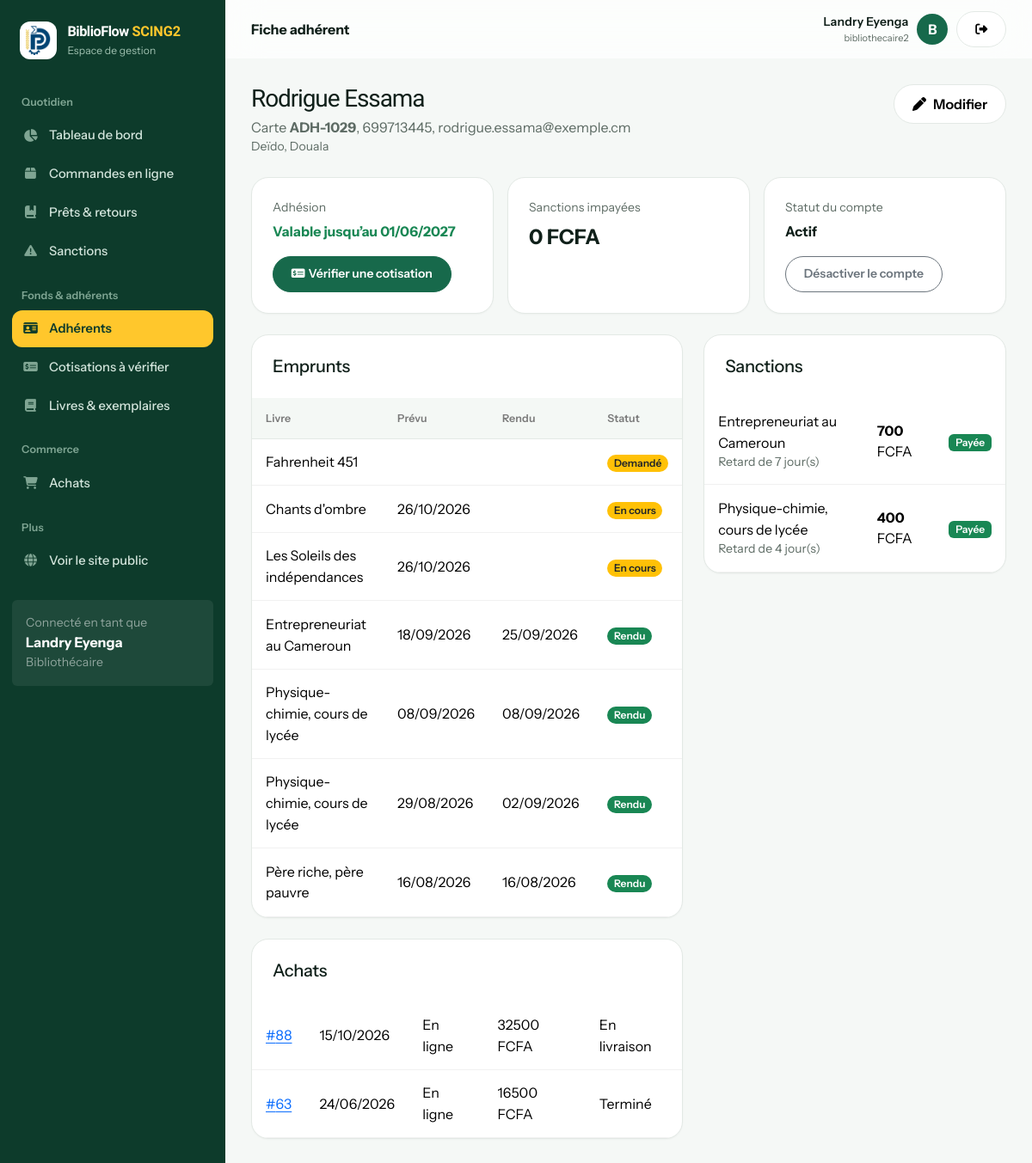
Page /gestion/adherents/33/ (signed in) on the committed database.
### bibliotheque/models.py (models this page shows, shortened)
class Utilisateur(AbstractUser):
    ROLES = [("adherent", "Adhérent"), ("bibliothecaire", "Bibliothécaire"), ("administrateur", "Administrateur")]
    STATUTS = [("en_attente", "En attente de validation"), ("actif", "Actif"), ("suspendu", "Suspendu")]
    first_name = None  # remplacés par nom / prénom
    last_name = None
    nom = models.CharField(max_length=80)
    prenom = models.CharField(max_length=80)
    telephone = models.CharField(max_length=20, blank=True)
    adresse = models.CharField(max_length=200, blank=True)
    role = models.CharField(max_length=20, choices=ROLES, default="adherent")
    statut = models.CharField(max_length=12, choices=STATUTS, default="actif")
    numero_carte = models.CharField(max_length=20, unique=True, null=True, blank=True)
    date_debut_adhesion = models.DateField(null=True, blank=True)
    date_expiration = models.DateField(null=True, blank=True)  # fin de validité de l'adhésion
    suspendu_jusqu = models.DateField(null=True, blank=True)   # emprunts suspendus après un retard
    REQUIRED_FIELDS = ["nom", "prenom", "email"]
    def get_full_name(self):
        return f"{self.prenom} {self.nom}".strip()
    def __str__(self):
        return self.get_full_name() or self.username
    @property
    def est_personnel(self):
        return self.is_superuser or self.role in ("bibliothecaire", "administrateur")

class Emprunt(models.Model):
    STATUTS = [("demande", "Demandé"), ("prete", "Prêt à retirer"), ("en_cours", "En cours"), ("retard", "En retard"),
               ("rendu", "Rendu"), ("perdu", "Perdu"), ("annule", "Annulé")]
    ACTIFS = ("demande", "prete", "en_cours", "retard")   # compte dans la limite d'emprunts
    OUVERTS = ("en_cours", "retard")                      # livre actuellement chez l'adhérent
    PAIEMENTS = [("impayee", "Impayée"), ("payee", "Payée"), ("annulee", "Annulée")]
    adherent = models.ForeignKey(Utilisateur, on_delete=models.PROTECT, related_name="emprunts")
    personnel = models.ForeignKey(Utilisateur, on_delete=models.SET_NULL, null=True, blank=True,
                                  related_name="emprunts_acceptes")
    exemplaire = models.ForeignKey(Exemplaire, on_delete=models.PROTECT, related_name="emprunts")
    date_demande = models.DateTimeField(auto_now_add=True)
    date_emprunt = models.DateField(default=timezone.localdate)
    date_retour_prevue = models.DateField(null=True, blank=True)
    date_limite_retrait = models.DateField(null=True, blank=True)
    date_retour_effective = models.DateField(null=True, blank=True)
    statut = models.CharField(max_length=10, choices=STATUTS, default="en_cours")
    adresse_livraison = models.CharField(max_length=250, blank=True)  # vide = retrait à la bibliothèque
    nb_prolongations = models.PositiveSmallIntegerField(default=0)
    motif_sanction = models.CharField(max_length=200, blank=True)
    montant_sanction = models.DecimalField(max_digits=10, decimal_places=2, default=0)
    statut_paiement = models.CharField(max_length=10, choices=PAIEMENTS, blank=True)
    date_sanction = models.DateTimeField(null=True, blank=True)
    class Meta:
        ordering = ["-date_emprunt", "-id"]
    @property
    def jours_retard(self):
        if not self.date_retour_prevue:
            return 0
        ref = self.date_retour_effective or timezone.localdate()
        return max(0, (ref - self.date_retour_prevue).days)
    @property
    def en_retard(self):
        return (self.statut in self.OUVERTS and self.date_retour_prevue is not None
                and self.date_retour_prevue < timezone.localdate())

class Exemplaire(models.Model):
    ETATS = [("bon", "Bon état"), ("abime", "Abîmé")]
    STATUTS = [("disponible", "En rayon"), ("emprunte", "Emprunté"), ("reserve", "Mis de côté"),
               ("perdu", "Perdu"), ("retire", "Retiré du fonds")]
    livre = models.ForeignKey(Livre, on_delete=models.CASCADE, related_name="exemplaires")
    code_barres = models.CharField(max_length=40, unique=True)
    etat_physique = models.CharField(max_length=10, choices=ETATS, default="bon")
    statut = models.CharField(max_length=12, choices=STATUTS, default="disponible")
    etagere = models.CharField(max_length=40, blank=True)
    code_rayon = models.CharField(max_length=20, blank=True)

class Livre(models.Model):
    titre = models.CharField(max_length=200)
    auteur = models.CharField(max_length=120)
    isbn = models.CharField(max_length=20, unique=True, null=True, blank=True)
    description = models.TextField(blank=True)
    image = models.CharField(max_length=255, blank=True)  # chemin relatif dans static/media
    categorie = models.CharField(max_length=80, blank=True)
    annee_publication = models.PositiveSmallIntegerField(null=True, blank=True)
    langue = models.CharField(max_length=30, default="Français")
    prix = models.DecimalField(max_digits=10, decimal_places=2, default=0)  # prix de vente
    stock_vente = models.PositiveIntegerField(default=0)                    # exemplaires à vendre
    actif = models.BooleanField(default=True)
    class Meta:
        ordering = ["titre"]
    def __str__(self):
        return self.titre

class Achat(models.Model):
    STATUTS = [("en_attente", "En attente de préparation"), ("prete", "Prête"), ("en_livraison", "En livraison"),
               ("terminee", "Terminé"), ("annulee", "Annulé")]
    ACTIFS = ("en_attente", "prete", "en_livraison")
    CANAUX = [("comptoir", "Au comptoir"), ("en_ligne", "En ligne")]
    MODES_PAIEMENT = [("especes", "Espèces"), ("mobile", "Mobile money"), ("carte", "Carte")]
    adherent = models.ForeignKey(Utilisateur, on_delete=models.PROTECT, null=True, blank=True, related_name="achats")
    reference = models.CharField(max_length=24, unique=True, null=True, blank=True)
    date_achat = models.DateTimeField(auto_now_add=True)
    canal = models.CharField(max_length=10, choices=CANAUX, default="comptoir")
    mode_reception = models.CharField(max_length=12, choices=[("retrait", "Retrait"), ("livraison", "Livraison")], default="retrait")
    mode_paiement = models.CharField(max_length=10, choices=MODES_PAIEMENT, blank=True)
    statut_paiement = models.CharField(max_length=12, choices=[("en_attente", "À payer"), ("paye", "Payé"), ("annule", "Annulé")], default="en_attente")
    reference_paiement = models.CharField(max_length=80, blank=True)
    date_paiement = models.DateTimeField(null=True, blank=True)
    adresse_livraison = models.CharField(max_length=250, blank=True)  # vide = retrait à la bibliothèque
    date_limite_retrait = models.DateField(null=True, blank=True)
    client_prenom = models.CharField(max_length=80, blank=True)
    client_nom = models.CharField(max_length=80, blank=True)
    client_email = models.EmailField(blank=True)
    client_telephone = models.CharField(max_length=20, blank=True)
    statut = models.CharField(max_length=14, choices=STATUTS, default="en_attente")
    class Meta:
        ordering = ["-date_achat"]
    @property
    def livraison(self):
        """Source de vérité : mode_reception (l'adresse n'est que le détail de la livraison)."""
        return self.mode_reception == "livraison"
    @property
    def paye(self):
        return self.statut_paiement == "paye"
    @property
    def total(self):
        return self.lignes.aggregate(t=Sum(F("quantite") * F("prix_applique")))["t"] or 0

### bibliotheque/views.py (the view, shortened to what this page needs)
# urls.py: path("gestion/adherents/<int:pk>/", views.adherent_detail, name="adherent_detail"),
@role_requis(*STAFF)
def adherent_detail(request, pk):
    a = get_object_or_404(Utilisateur, pk=pk, numero_carte__isnull=False)
    today, p = timezone.localdate(), services.params()
    emprunts_ = list(a.emprunts.exclude(statut="annule").select_related("exemplaire__livre")[:30])
    for e in emprunts_:
        e.amende = services.montant_amende(e.jours_retard) if (e.statut in Emprunt.OUVERTS and e.jours_retard) else 0
    return render(request, "bibliotheque/adherent_detail.html", {
        "a": a, "emprunts": emprunts_, "sanctions": a.emprunts.exclude(statut_paiement="").select_related("exemplaire__livre"),
        "achats": a.achats.all()[:10], "dette": services.montant_impaye(a), "today": today})

### bibliotheque/templates/bibliotheque/adherent_detail.html (shortened to what this page needs)
{% extends "bibliotheque/base.html" %}{% block titre %}{{ a }} – BiblioFlow SCING2{% endblock %}{% block entete %}Fiche adhérent{% endblock %}{% block contenu %}
<div class="d-flex flex-wrap justify-content-between align-items-start gap-3 mb-4"><div><h1 class="h3 mb-1">{{ a }}</h1><div class="muted">Carte <strong>{{ a.numero_carte }}</strong>, {{ a.telephone|default:"pas de téléphone" }}{% if a.email %}, {{ a.email }}{% endif %}</div><div class="muted small">{{ a.adresse }}</div></div><a class="btn btn-light" href="{% url 'adherent_modifier' a.pk %}"><i class="fa-solid fa-pen me-2"></i>Modifier</a></div>
<div class="row g-3 mb-4">
<div class="col-md-4"><div class="cardx p-4 h-100"><div class="muted small mb-1">Adhésion</div>{% if a.statut == 'en_attente' %}<div class="fw-bold text-warning-emphasis">En attente de validation</div>{% elif a.date_expiration and a.date_expiration < today %}<div class="fw-bold text-danger">Expirée le {{ a.date_expiration|date:"d/m/Y" }}</div>{% elif a.date_expiration %}<div class="fw-bold text-success">Valable jusqu’au {{ a.date_expiration|date:"d/m/Y" }}</div>{% else %}<div class="fw-bold text-warning-emphasis">Aucune cotisation active</div>{% endif %}
<a href="{% url 'cotisations' %}" class="btn btn-sm btn-primary mt-3"><i class="fa-solid fa-money-check-dollar me-1"></i>Vérifier une cotisation</a></div></div>
<div class="col-md-4"><div class="cardx p-4 h-100"><div class="muted small mb-1">Sanctions impayées</div><div class="fw-bold fs-4 ">{{ dette|floatformat:0 }} FCFA</div></div></div>
<div class="col-md-4"><div class="cardx p-4 h-100"><div class="muted small mb-1">Statut du compte</div>{% if a.suspendu_jusqu and a.suspendu_jusqu >= today %}<div class="fw-bold text-danger">Suspendu jusqu’au {{ a.suspendu_jusqu|date:"d/m/Y" }}</div>{% else %}<div class="fw-bold">{% if a.is_active %}Actif{% else %}Désactivé{% endif %}</div>{% endif %}
<form method="post" class="d-flex gap-2 mt-3 flex-wrap"><button name="action" value="desactiver" class="btn btn-sm btn-outline-secondary">{% if a.is_active %}Désactiver le compte{% else %}Réactiver{% endif %}</button></form></div></div></div>
<div class="row g-4"><div class="col-lg-7"><div class="cardx table-card mb-4"><div class="p-4"><h5 class="mb-0">Emprunts</h5></div><div class="table-responsive"><table class="table"><thead><tr><th>Livre</th><th>Prévu</th><th>Rendu</th><th>Statut</th></tr></thead><tbody>
{% for e in emprunts %}<tr><td>{{ e.exemplaire.livre }}</td><td>{{ e.date_retour_prevue|date:"d/m/Y"|default:"" }}</td><td>{{ e.date_retour_effective|date:"d/m/Y"|default:"" }}</td><td><span class="badge rounded-pill bg-{% if e.statut == 'rendu' %}success{% elif e.statut == 'perdu' %}dark{% elif e.en_retard %}danger{% else %}warning text-dark{% endif %}">{% if e.en_retard %}Retard de {{ e.jours_retard }} j{% else %}{{ e.get_statut_display }}{% endif %}</span></td></tr>{% empty %}<tr><td colspan="4" class="empty">Aucun emprunt.</td></tr>{% endfor %}</tbody></table></div></div>
<div class="cardx table-card"><div class="p-4"><h5 class="mb-0">Achats</h5></div><div class="table-responsive"><table class="table"><tbody>{% for x in achats %}<tr><td><a href="{% url 'achat_detail' x.pk %}">#{{ x.pk }}</a></td><td>{{ x.date_achat|date:"d/m/Y" }}</td><td>{{ x.get_canal_display }}</td><td>{{ x.total|floatformat:0 }} FCFA</td><td>{{ x.get_statut_display }}</td></tr>{% empty %}<tr><td class="empty">Aucun achat.</td></tr>{% endfor %}</tbody></table></div></div></div>
<div class="col-lg-5"><div class="cardx table-card"><div class="p-4"><h5 class="mb-0">Sanctions</h5></div><div class="table-responsive"><table class="table"><tbody>{% for e in sanctions %}<tr><td>{{ e.exemplaire.livre }}<div class="muted small">{{ e.motif_sanction }}</div></td><td><strong>{{ e.montant_sanction|floatformat:0 }}</strong> FCFA</td><td><span class="badge bg-{% if e.statut_paiement == 'payee' %}success{% elif e.statut_paiement == 'annulee' %}secondary{% else %}danger{% endif %}">{{ e.get_statut_paiement_display }}</span></td></tr>{% empty %}<tr><td class="empty">Aucune sanction.</td></tr>{% endfor %}</tbody></table></div></div></div></div>{% endblock %}

### bibliotheque/templates/bibliotheque/base.html (shortened to what this page needs)
{% load static %}<!doctype html>
<html lang="fr"><head><meta charset="utf-8"><meta name="viewport" content="width=device-width, initial-scale=1"><title>{% block titre %}BiblioFlow SCING2{% endblock %}</title>
<link href="https://cdn.jsdelivr.net/npm/bootstrap@5.3.3/dist/css/bootstrap.min.css" rel="stylesheet"><link href="https://cdnjs.cloudflare.com/ajax/libs/font-awesome/6.5.2/css/all.min.css" rel="stylesheet"><link href="{% static 'bibliotheque/app.css' %}" rel="stylesheet"></head>
<body>{% with u=request.resolver_match.url_name %}<div class="app-shell">
<aside class="sidebar" id="sidebar">
  <div class="brand"><span class="logo-chip"><img src="{% static 'bibliotheque/images/logo.png' %}" alt="" height="34" width="29"></span><div><strong>BiblioFlow <span class="brand-tag">SCING2</span></strong><small>Espace de gestion</small></div></div>
  <div class="nav-title">Quotidien</div>
  <a class="side-link {% if u == 'tableau_bord' %}active{% endif %}" href="{% url 'tableau_bord' %}"><i class="fa-solid fa-chart-pie"></i>Tableau de bord</a>
  <a class="side-link {% if u == 'commandes' %}active{% endif %}" href="{% url 'commandes' %}"><i class="fa-solid fa-box"></i>Commandes en ligne</a>
  <a class="side-link {% if u == 'emprunts' %}active{% endif %}" href="{% url 'emprunts' %}"><i class="fa-solid fa-book-bookmark"></i>Prêts &amp; retours</a>
  <a class="side-link {% if u == 'sanctions' %}active{% endif %}" href="{% url 'sanctions' %}"><i class="fa-solid fa-triangle-exclamation"></i>Sanctions</a>
  <div class="nav-title">Fonds &amp; adhérents</div>
  <a class="side-link {% if u == 'adherents' or u == 'adherent_detail' or u == 'adherent_nouveau' or u == 'adherent_modifier' %}active{% endif %}" href="{% url 'adherents' %}"><i class="fa-solid fa-id-card"></i>Adhérents</a>
  <a class="side-link " href="{% url 'cotisations' %}"><i class="fa-solid fa-money-check-dollar"></i>Cotisations à vérifier</a>
  <a class="side-link " href="{% url 'livres_gestion' %}"><i class="fa-solid fa-book"></i>Livres &amp; exemplaires</a>
  <div class="nav-title">Commerce</div>
  <a class="side-link {% if u == 'achats' or u == 'achat_detail' or u == 'achat_nouveau' %}active{% endif %}" href="{% url 'achats' %}"><i class="fa-solid fa-cart-shopping"></i>Achats</a>
  <div class="nav-title">Plus</div>
  <a class="side-link" href="{% url 'accueil' %}"><i class="fa-solid fa-globe"></i>Voir le site public</a>
  <div class="mt-4 p-3 rounded-2" style="background:#ffffff0a"><div class="small text-white-50">Connecté en tant que</div><strong>{{ user.get_full_name|default:user.username }}</strong><div class="small text-white-50">{{ user.get_role_display }}</div></div>
</aside>
<main class="main"><header class="topbar"><div class="d-flex align-items-center gap-3"><div class="fw-bold">{% block entete %}{% endblock %}</div></div>
<div class="user-chip"><div class="text-end d-none d-sm-block"><div class="fw-semibold small">{{ user.get_full_name|default:user.username }}</div><div class="muted" style="font-size:11px">{{ user.username }}</div></div><div class="avatar">{{ user.username|first|upper }}</div><form method="post" action="{% url 'logout' %}">{% csrf_token %}<button class="btn btn-sm btn-light" title="Déconnexion"><i class="fa-solid fa-right-from-bracket"></i></button></form></div></header>
<div class="content">{% block contenu %}{% endblock %}</div></main></div>{% endwith %}
<script src="https://cdn.jsdelivr.net/npm/bootstrap@5.3.3/dist/js/bootstrap.bundle.min.js"></script><script src="{% static 'bibliotheque/app.js' %}" defer></script>{% block scripts %}{% endblock %}</body></html>

### rows in the picture
Utilisateur: get_full_name "Landry Eyenga", role "Bibliothécaire", username "bibliothecaire2", username|first "B"
Utilisateur: prenom+nom "Rodrigue Essama", numero_carte "ADH-1029", telephone "699713445", email "rodrigue.essama@exemple.cm", adresse "Deïdo, Douala", date_expiration "01/06/2027"
Emprunt: exemplaire.livre "Fahrenheit 451", statut "Demandé"
Emprunt: exemplaire.livre "Chants d'ombre", date_retour_prevue "26/10/2026", statut "En cours"
Emprunt: exemplaire.livre "Les Soleils des indépendances", date_retour_prevue "26/10/2026", statut "En cours"
Emprunt: exemplaire.livre "Entrepreneuriat au Cameroun", date_retour_prevue "18/09/2026", date_retour_effective "25/09/2026", statut "Rendu", motif_sanction "Retard de 7 jour(s)", montant_sanction "700", statut_paiement "Payée"
Emprunt: exemplaire.livre "Physique-chimie, cours de lycée", date_retour_prevue "08/09/2026", date_retour_effective "08/09/2026", statut "Rendu"
Emprunt: exemplaire.livre "Physique-chimie, cours de lycée", date_retour_prevue "29/08/2026", date_retour_effective "02/09/2026", statut "Rendu", motif_sanction "Retard de 4 jour(s)", montant_sanction "400", statut_paiement "Payée"
Emprunt: exemplaire.livre "Père riche, père pauvre", date_retour_prevue "16/08/2026", date_retour_effective "16/08/2026", statut "Rendu"
Achat: pk "88", date_achat "15/10/2026", canal "En ligne", total "32500", statut "En livraison"
Achat: pk "63", date_achat "24/06/2026", canal "En ligne", total "16500", statut "Terminé"

### other values in the picture
{{ dette|floatformat:0 }} "0"
